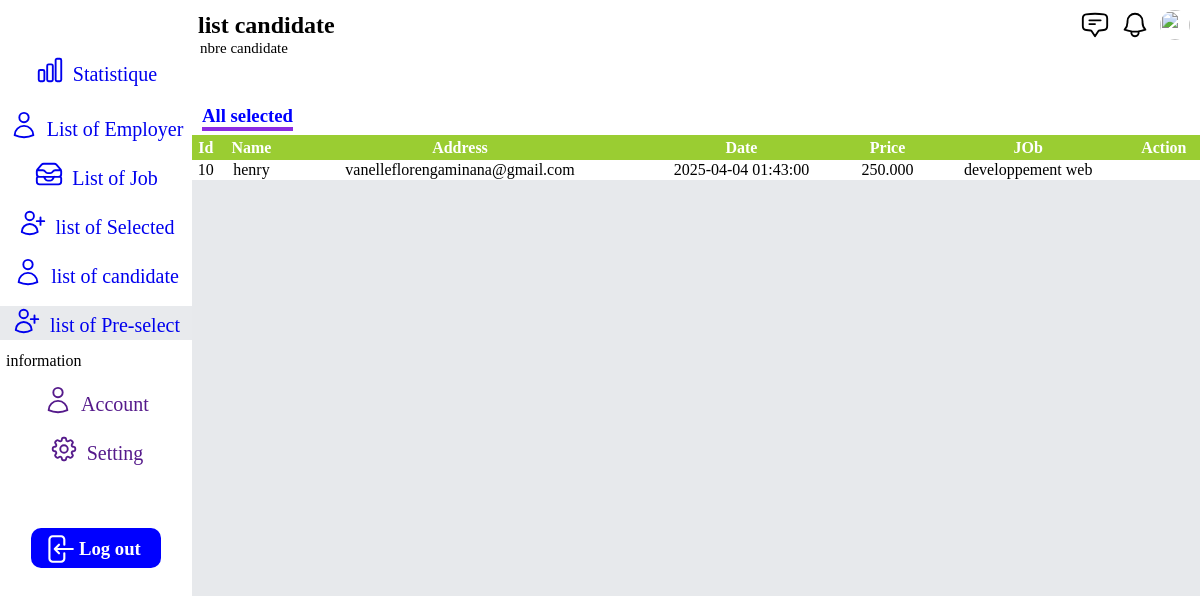
The app's page /project/big_user/list_preselect.php with its own data.
### tables this page shows
CREATE TABLE IF NOT EXISTS `job_application` (
  `application_id` int NOT NULL AUTO_INCREMENT,
  `candidate_id` int NOT NULL,
  `employer_id` int NOT NULL,
  `application_date` datetime DEFAULT CURRENT_TIMESTAMP,
  `cv_build` varchar(255) NOT NULL,
  `idjob` int DEFAULT NULL,
  `statut` int DEFAULT '0',
  PRIMARY KEY (`application_id`),
  KEY `candidate_id` (`candidate_id`),
  KEY `job_application_idjob` (`idjob`)
);

CREATE TABLE IF NOT EXISTS `user` (
  `user_id` int NOT NULL AUTO_INCREMENT,
  `name` varchar(100) NOT NULL,
  `second_name` varchar(70) DEFAULT NULL,
  `email` varchar(100) NOT NULL,
  `date_of_b` date DEFAULT NULL,
  `password` varchar(50) NOT NULL,
  `role` enum('candidate','employer','admin') NOT NULL,
  `gender` varchar(10) DEFAULT NULL,
  `phone` varchar(30) DEFAULT NULL,
  `image` varchar(100) NOT NULL,
  `town` varchar(50) NOT NULL,
  `country` varchar(50) NOT NULL,
  `company_type` varchar(30) NOT NULL,
  `company_num` varchar(70) NOT NULL,
  `created_at` datetime DEFAULT CURRENT_TIMESTAMP,
  `updated_at` datetime DEFAULT CURRENT_TIMESTAMP ON UPDATE CURRENT_TIMESTAMP,
  PRIMARY KEY (`user_id`),
  UNIQUE KEY `email` (`email`)
);

CREATE TABLE IF NOT EXISTS `job_post` (
  `job_post_id` int NOT NULL AUTO_INCREMENT,
  `user_id` int NOT NULL,
  `title` varchar(255) NOT NULL,
  `description` text,
  `requirement` text,
  `qualification` text,
  `salary_range` varchar(100) DEFAULT NULL,
  `part_time` varchar(20) DEFAULT NULL,
  `day_shift` varchar(20) DEFAULT NULL,
  `post_date` datetime DEFAULT CURRENT_TIMESTAMP,
  `state` varchar(50) DEFAULT 'active',
  `created_at` datetime DEFAULT CURRENT_TIMESTAMP,
  `updated_at` datetime DEFAULT CURRENT_TIMESTAMP ON UPDATE CURRENT_TIMESTAMP,
  `skills` text,
  `town` varchar(100) DEFAULT NULL,
  `country` varchar(100) DEFAULT NULL,
  PRIMARY KEY (`job_post_id`),
  KEY `user_id` (`user_id`)
);

### project/big_user/list_preselect.php (the view, shortened to what this page needs)
<?php
  $image=$_SESSION['image'];
?>
<!DOCTYPE html>
<html lang="en">
<head>
   <link rel="stylesheet" href="https://cdnjs.cloudflare.com/ajax/libs/font-awesome/5.7.2/css/all.min.css" : />
    <link rel="stylesheet" href="../Admin/style.css">
</head>
<body>
    <div class="div1">
         <a href="index.php" class="ar">
            <div>
            </div>
           <p class="aqw">Statistique</p>
         </a>
         <a href="index.php" class="br">
            <div>
            </div>
           <p class="aqw">List of Employer</p>
         </a>
         <a href="list_of_job.php" class="br">
            <div>
            </div>
           <p class="aqw">List of Job</p>
         </a>
         <a href="list_selected.php" class="br">
            <div>
            </div>
           <p class="aqw">list of Selected </p>
         </a>
         <a href="list_candidate.php" class="br">
            <div>
            </div>
           <p class="aqw"> list of candidate</p>
         </a>
         <a href="list_preselect.php" class="cr">
            <div>
            </div>
           <p class="aqw">list of Pre-select</p>
         </a>
         <p class="in"> information</p>
         <a href="" class="br">
            <div>
            </div>
           <p class="aqw"> Account</p>
         </a>
         <a href="" class="br">
            <div>
            </div>
           <p class="aqw"> Setting</p>
         </a>
         <div class="btn">
         <a class="log" href="log_out.php">
              <div>
              </div>
            <div>
               <h3 class="pp">Log out </h3></div> </a>
         </div>
    </div>
    <div class="div2">
      <div class="ma">
         <div><h2 class="se">list candidate </h2> <p class="nb"> nbre candidate</p></div>
         <div class="pa" >
                <div>
                </div>
                <div>
                </div>
                <div>
                <img src="../<?php echo $image?>" class="message2" alt="">
                </div>
            </div>
      </div>
      <div class="prese">
        <div class="ty">
          <h3 class="all">All selected</h3>
        </div>
      </div>
      <table class="" cellspacing="0">
          <thead>
            <tr>
              <td>Id</td>
              <td>Name</td>
              <td>Address</td>
              <td>Date</td>
               <td>Price</td>
               <td>JOb</td>
               <td>Action</td>
            </tr>
          </thead>
            <?php
             $localhost="localhost";
             $dbuser="root";
             $dbname="job";
             $dbpassword="";
             $conn=mysqli_connect($localhost,$dbuser,$dbpassword,$dbname);
             $sql="SELECT * FROM job_application where  statut =1";
             $req=mysqli_query($conn,$sql);
             $counter = 0;
             while($row=mysqli_fetch_assoc($req)) {
              $nameid=$row['candidate_id'];
              $na=$row['idjob'];
              $sql4="SELECT * FROM job_post where job_post_id=$na";
              $row4=mysqli_query($conn,$sql4);
              $row5=mysqli_fetch_assoc($row4);
              $namet=$row5['title'];
              $salaire=$row5['salary_range'];
              $sql2="SELECT * FROM user where user_id=$nameid";
              $row1=mysqli_query($conn,$sql2);
              $row2=mysqli_fetch_assoc($row1);
              $name=$row2['name'];
              $email=$row2['email'];
              $rowClass = ($counter % 2 == 0) ? 'even-row' : 'odd-row';
              $counter++;
            ?>
            <tr class="<?php echo $rowClass; ?>">
              <td><?php echo$row['application_id']?></td>
              <td><?php echo$name?></td>
              <td><?php echo$email?></td>
              <td><?php echo$row['application_date']?></td>
              <td><?php echo$salaire?></td>
              <td><?php echo$namet?></td>
              <td class="sub">
              </td>
            </tr>
            <?php
            }?>
        </table>
    </div>
</body>
</html>

### project/Admin/style.css (style rules this page uses)
* { margin: 0; }
body { width: 100%; height: 100vh; background-color: rgba(209, 213, 219, 0.5); display: flex; overflow-y: hidden; }
.div1 { width: 16%; height: 100%; background-color: white; }
.ar { display: flex; text-decoration: none; justify-content: center; margin-top: 55px; height: 40px; }
.ret { width: 30px; height: 30px; }
.aqw { margin-left: 8px; margin-top: 8px; font-size: 20px; }
.br { display: flex; text-decoration: none; justify-content: center; margin-top: 15px; }
.cr { display: flex; text-decoration: none; justify-content: center; margin-top: 15px; background-color: rgba(209, 213, 219, 0.5); }
.in { margin-top: 12px; margin-left: 6px; }
.btn { margin-top: 60px; display: flex; justify-content: center; width: 100%; height: 40px; cursor: pointer; }
.log { cursor: pointer; display: flex; width: 130px; height: 40px; border-radius: 10px; background-color: blue; border: none; }
.tre { margin-left: 8px; margin-top: 4px; width: 40px; height: 34px; color: white; }
.pp { margin-top: 10px; color: white; }
.div2 { width: 84%; height: 100%; }

### project/big_user/list_preselect.php (style rules this page uses)
.ma { width:100%; height: 55px; display: flex; background-color: white; justify-content: space-between; }
.se { margin-top: 12px; margin-left: 6px; }
.pa { display: flex; }
.message { width: 30px; margin-top: 10px; height: 30px; margin-right: 10px; }
.message2 { width: 30px; margin-top: 10px; height: 30px; margin-right: 10px; border-radius: 100%; }
.nb { font-size: 15px; margin-top: 1px; margin-left: 8px; }
.prese { width: 100%; height: 80px; display: flex; justify-content: space-between; background-color: white; }
.ty { margin-top: 30px; }
.all { margin-left: 10px; border-bottom: 4px solid blueviolet; margin-top: 20px; color: blue; }
table { width: 100%; text-align: center; }
thead { background-color: yellowgreen; text-align: center; color: white; font-weight: bold; height: 25px; }
.sub { display: flex; justify-content: space-between; }
.even-row { background-color: #ffffff; }

### records on screen
job_application: application_id "10", candidate.name "henry", candidate.email "vanelleflorengaminana@gmail.com", application_date "2025-04-04 01:43:00", job_post.salary_range "250.000", job_post.title "developpement web"
